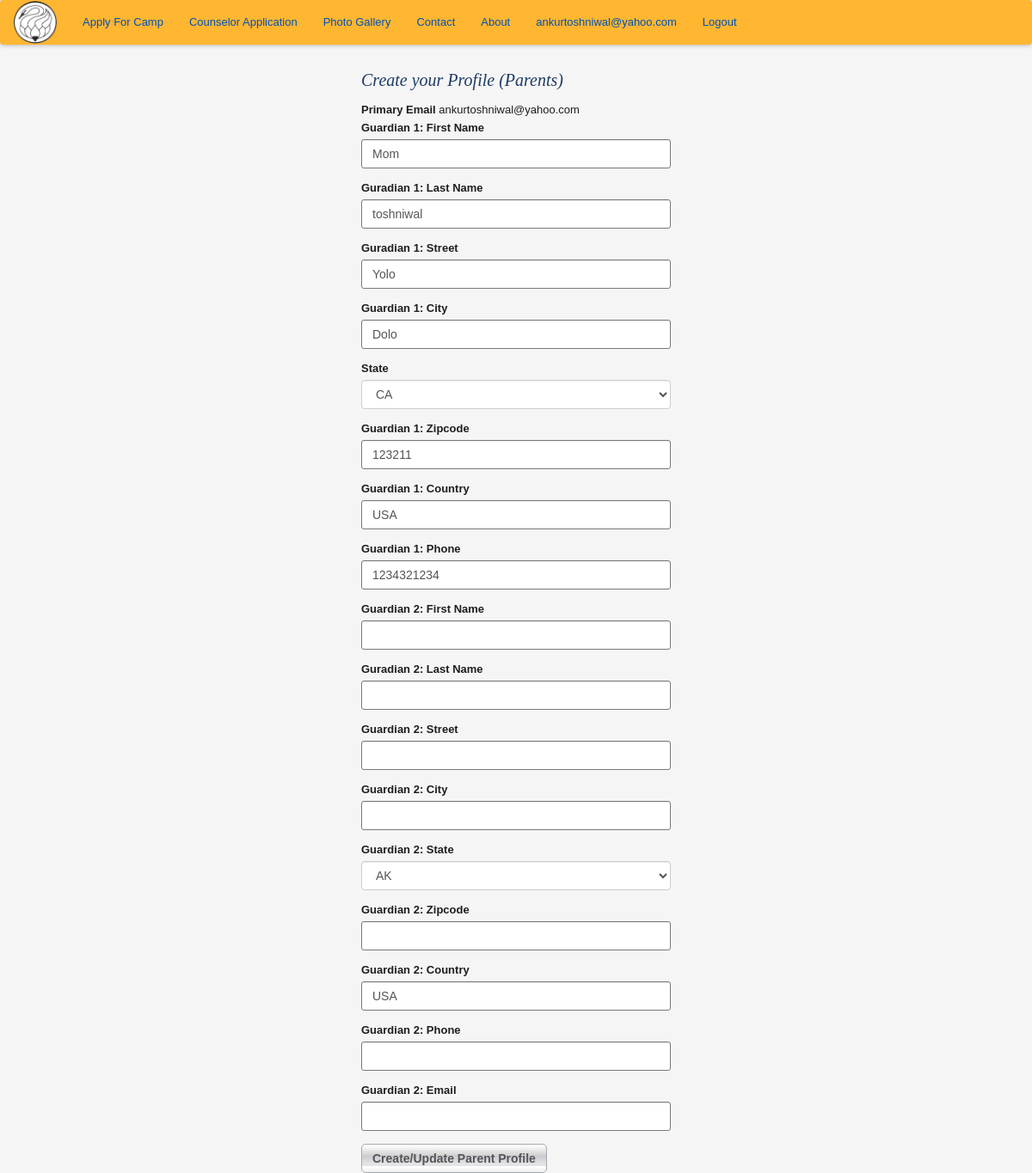
Screenshot of /update_parent_profile/1 (signed in) with the database file from the repository.
### app/models.py (models this page shows, shortened)
class User(UserMixin, db.Model):
    __tablename__ = 'user'
    id = db.Column(db.Integer, primary_key=True)
    email = db.Column(db.String(64), unique=True, index=True)
    password_hash = db.Column(db.String(128))
    parents = db.relationship('Parents', backref='user', uselist=False)
    @property
    def password(self):
        raise AttributeError('password is not a readable attribute')

class Parents(db.Model):
    __tablename__ = 'parents'
    id = db.Column(db.Integer, primary_key = True)
    g1fn = db.Column(db.String(64), index = True)
    g1ln = db.Column(db.String(64), index = True)
    g2fn = db.Column(db.String(64), index = True)
    g2ln = db.Column(db.String(64), index = True)
    g1street = db.Column(db.String(64))
    g1city = db.Column(db.String(64))
    g1state = db.Column(db.String(64))
    g1zipcode = db.Column(db.String(64))
    g1country = db.Column(db.String(64))
    g2street = db.Column(db.String(64))
    g2city = db.Column(db.String(64))
    g2state = db.Column(db.String(64))
    g2zipcode = db.Column(db.String(64))
    g2country = db.Column(db.String(64))
    g1phone = db.Column(db.String(64))
    g2phone = db.Column(db.String(64))
    g2email = db.Column(db.String(64))
    user_id = db.Column(db.Integer, db.ForeignKey('user.id'))
    campers = db.relationship('Camper', backref='parents', lazy='dynamic')

### app/controller.py (the view, shortened to what this page needs)
@app.route('/update_parent_profile/<int:parents_id>', methods=['GET', 'POST'])
@login_required
def edit_parent_profile(parents_id):
    parents = Parents.query.get(parents_id)
    form = UpdateParentProfileForm(obj=parents)
    return render_template('parent_profile.html', form=form)

### app/models.py (called while the page is built)
@login_manager.user_loader
def load_user(user_id):
    return User.query.filter_by(email=user_id).first()

### app/templates/parent_profile.html (shortened to what this page needs)
{% extends "base_templates/base.html" %}
{% import "bootstrap/wtf.html" as wtf %}
{% block content %}
    <div class= "container">
        <div class="row">
            <div class= "col-md-offset-4 col-md-4">
                <h1> Create your Profile (Parents)</h1>
                    <label>Primary Email</label>
                    {{current_user.email}}
                    {{ wtf.quick_form(form) }}
            </div>
        </div>
    </div>
{% endblock %}

### app/templates/base_templates/nav.html
<nav class="navbar navbar-dark">
  <a class="navbar-brand" href="{{ url_for('home') }}"><img style="width: 50px;" src="static/images/hhsclogo.png"></a>
  <ul class="nav navbar-nav">
    <li class="nav-item">
      <a class="nav-link" href="{{ url_for('auth.create_account') }}">Apply For Camp</a>
    </li>
    <li class="nav-item">
      <a class="nav-link" href="#">Counselor Application</a>
    </li>
    <li>
      <a>Photo Gallery</a>
    </li>
    <li>
      <a>Contact</a>
    </li>
    <li>
      <a>About</a>
    </li>
    {% if current_user.is_authenticated() %}
    <li class="nav-item pull-right">
      <a href="{{url_for('auth.logout')}}">Logout</a>
    </li>
    <li class= "nav-item pull-right">
      <a href="{{url_for('dashboard')}}">{{ current_user.email }}</a>
    </li>
    {% endif %}
  </ul>
</nav>

### app/static/css/newstyles.css (style rules this page uses)
.navbar { background-color: #ffb631; box-shadow: 0px 0px 5px 1px #bbb; }
.navbar-brand { padding: 0px 15px; }

### app/static/css/style.css (style rules this page uses)
html { font-size: 100%; -webkit-text-size-adjust: 100%; -ms-text-size-adjust: 100%; }
html, body { border: 0; margin: 0; height: 100%; min-height: 100%; }
body { color: #1e1e1e; font: 13px/1.231 arial, helvetica, sans-serif; background: #f5f5f5; }
img { border: 0; vertical-align: middle; -ms-interpolation-mode: bicubic; }
form { margin: 0; padding: 0; border: 0; }
a, a:visited { color: #0050b4; }
h1, h2 { margin: 10px 0 15px; padding: 0; font: italic 20px georgia, serif; color: #1e3c64; }
ul { margin: 0; padding: 0; list-style: none; }
button, input, select, textarea { margin: 0; vertical-align: middle; color: #1e1e1e; font: 13px arial, helvetica, sans-serif; }
button, input { line-height: normal; }
button, input[type="button"], input[type="reset"], input[type="submit"] { cursor: pointer; -webkit-appearance: button; }
input, textarea { padding: 2px; }
select { padding: 1px; }
input[type="text"], input[type="password"], select, textarea { border: 1px solid #787878; border-radius: 3px; }
input.input-text, select, textarea { border: 1px solid #787878; }
.btn { display: inline-block; border: 1px solid #a5a8ad; border-radius: 5px; margin: 0 10px 0 0; min-width: 100px; white-space: nowrap; text-align: center; font-weight: 700; color: #555; background: #e3e4e6 url(../img/btn.png) repeat-x; box-shadow: 0 1px 0 #fff; }

### rows the page displays
User: email "ankurtoshniwal@yahoo.com"
Parents: g1fn "Mom", g1ln "toshniwal", g1street "Yolo", g1city "Dolo", g1state "CA", g1zipcode "123211", g1country "USA", g1phone "1234321234", g2state "AK", g2country "USA"
